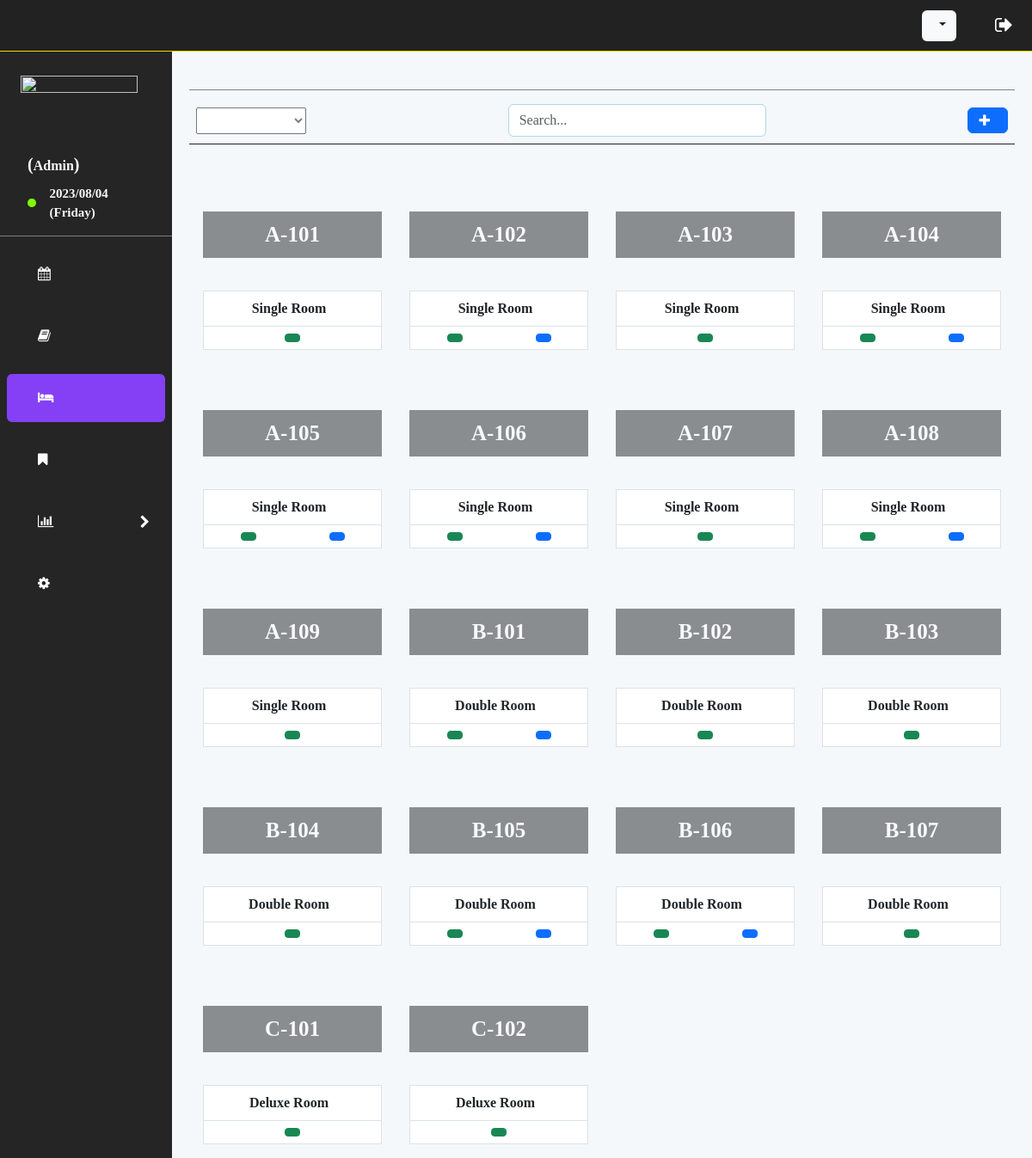
Page /index.php?rooms (signed in) on the committed database.
### tables this page shows
CREATE TABLE `room` (
  `room_id` varchar(20) NOT NULL,
  `room_name` varchar(10) NOT NULL,
  `room_type_id` varchar(20) NOT NULL,
  `room_status` varchar(10) NOT NULL
);

CREATE TABLE `room_type` (
  `room_type_id` varchar(20) NOT NULL,
  `room_type_name` varchar(30) NOT NULL,
  `price` int(11) NOT NULL
);

### views/room.php (the view, shortened to what this page needs)
<h1 class="pt-2 pb-3 room_page_nav" data-i18n="rooms.title"></h1>
<div class="d-flex justify-content-between align-items-center room_search_bar p-2 border-bottom border-dark">
    <select name="floor" id="roomTypeSelector" class="floorSelector" onchange="loadRooms()">
        <option value="all" data-i18n="selector.all" selected></option>
        <?php
            $sql ="SELECT * FROM `room_type`";
            $result = mysqli_query($conn, $sql);
            while($roomType = mysqli_fetch_array($result)){?>
                <option
                    value=<?php echo $roomType['room_type_id']?>
                    class="en-font"
                >
                </option>
        <?php }?>
    </select>
    <div class="input-group" style="width: 300px !important;">
        <input type="text" id="roomSearchBar" class="form-control en-font" style="border:1px solid lightblue" placeholder="Search..." value="" onkeyup="loadRooms()"/>
    </div>
    <?php
        if($admin){
        echo'
            <button class="btn btn-primary d-flex align-items-center" data-bs-toggle="modal" data-bs-target="#roomModal" onclick="addNewRoom()">
                <i class="fa fa-plus me-2"></i>
                <span data-i18n="rooms.btn_add"></span>
            </button>
        ';
        }
    ?>
</div>
<div class="display_room row my-4" id="display_room">
    <?php
        $room_query = "SELECT * FROM `room` NATURAL JOIN `room_type` ORDER BY room_name";
        $room_result = mysqli_query($conn, $room_query);
        while ($rooms = mysqli_fetch_assoc($room_result)) {
            if($rooms['room_type_name']==="Single Room"){
                $pic = "url('https://www.hotelmonterey.co.jp/upload_file/monhtyo/stay/sng_600_001.jpg');";
            }
            else if ($rooms['room_type_name']==="Double Room"){
                $pic = "url('https://www.colatour.com.tw/COLA_AppFiles/A03H_Hotel/Images/209677-04.GIF');";
            }
            else if ($rooms['room_type_name']==="Deluxe Room"){
                $pic = "url('https://mardhiyyahhotel.com/wp-content/uploads/sites/18/2021/03/CORPORATE-FLOOR-DELUXE-ROOM_KING-1.png');";
            }
            else {
                $pic = "url('https://visotsky-hotel.ru/en/assets/photo/vip-rooms-photo/room-5101/hotel-visotsky-vip-rooms-5101-01.jpg');";
            }
    ?>
        <main class="room_box p-3 rounded-10" id="room_box">
            <div class="room_title p-0 bg-opacity-50" style="background-image:<?php echo $pic?>">
                <div class="bg-dark bg-opacity-50 text-light p-2 en-font" style="width:auto"><?php echo $rooms['room_name'] ?></div>
            </div>
            <article class="border">
                <aside class="bg-white py-2 border-bottom">
                    <b>
                        <span class="en-font"><?php echo $rooms['room_type_name'] ?></span>
                    </b>
                </aside>
                <div class="bg-white py-2 d-flex justify-content-around">
                    <button class="btn btn-sm btn-success roomModalView"
                        onclick="viewRoomInfo('<?php echo $rooms['room_id']?>')"
                        data-bs-toggle="modal"
                        data-bs-target="#roomModal"
                        data-i18n="rooms.btn_view"
                    ></button>
                    <?php
                    if($rooms['room_status']!=="Free"){?>
                        <button class="btn btn-primary staff_icon btn-sm"
                            onclick="getRoomBookingList('<?php echo $rooms['room_id']?>')"
                            data-bs-toggle="offcanvas"
                            data-bs-target="#bookingOffCanvas"
                            data-i18n="rooms.btn_booking"
                        ></button>
                    <?php }?>
                </div>
            </article>
        </main>
    <?php  }
    ?>
</div>

### assets/css/style.css (style rules this page uses)
* { margin: 0; padding: 0; box-sizing: border-box; }
.en-font { font-family: 'Times New Roman' !important; }
.lao-font { font-family: 'Saysettha OT' !important; }
.row { margin: 0; height: auto; }
.room_page_nav { border-bottom: 1px solid grey; }
.floorSelector { font-size: 16px; padding: 5px; padding-right: 10px; color: gray; }
.display_room { width: 100%; max-height: calc(100vh - 250px); grid-template-columns: repeat(auto-fit, minmax(160px, 1fr)); grid-auto-flow: dense; }
.room_box { width: 25%; text-align: center; }
.room_title { width: 100%; height: 130px; display: grid; align-items: center; font-size: 25px; font-weight: bold; cursor: pointer !important; background-repeat: no-repeat; background-size: 100% 120%; background-position: center; }

### rows in the picture
room: room_name "A-101", room_type.room_type_name "Single Room"
room: room_name "A-102", room_type.room_type_name "Single Room"
room: room_name "A-103", room_type.room_type_name "Single Room"
room: room_name "A-104", room_type.room_type_name "Single Room"
room: room_name "A-105", room_type.room_type_name "Single Room"
room: room_name "A-106", room_type.room_type_name "Single Room"
room: room_name "A-107", room_type.room_type_name "Single Room"
room: room_name "A-108", room_type.room_type_name "Single Room"
room: room_name "A-109", room_type.room_type_name "Single Room"
room: room_name "B-101", room_type.room_type_name "Double Room"
room: room_name "B-102", room_type.room_type_name "Double Room"
room: room_name "B-103", room_type.room_type_name "Double Room"
room: room_name "B-104", room_type.room_type_name "Double Room"
room: room_name "B-105", room_type.room_type_name "Double Room"
room: room_name "B-106", room_type.room_type_name "Double Room"
room: room_name "B-107", room_type.room_type_name "Double Room"
room: room_name "C-101", room_type.room_type_name "Deluxe Room"
room: room_name "C-102", room_type.room_type_name "Deluxe Room"

### other values in the picture
$_SESSION['username'] "Admin"
